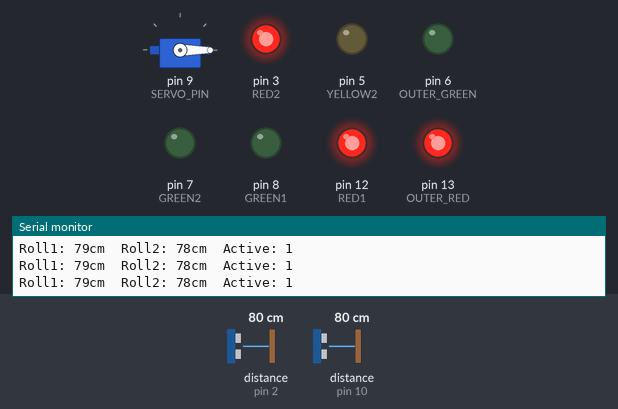
The sketch below on a simulated Arduino Uno, built with avr-gcc and run on an emulated ATmega328P. Shown: servo, output pins drawn as LEDs (lit = HIGH), the last lines printed to the serial monitor. Wiring (inferred from the names in the program): 2 × ultrasonic range finder: trigger pin 4, echo pin 2 / trigger pin 11, echo pin 10. The inputs (shaded band) are chosen by the test bench; at power-on: distance to the obstacle (sensors on pin 2, pin 10) 80 cm. The echo pulse lasts 58.3 µs per cm; pins used as bus, display or sensor lines are not drawn.

Above: at 1.2 s.
1.3 s: distance to the obstacle (sensor on pin 2) set to 37 cm
2.8 s: distance to the obstacle (sensor on pin 2) set to 30 cm
At 3.8 s:
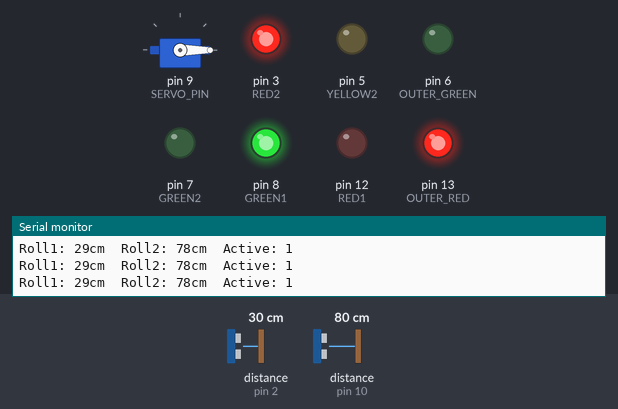
4.4 s: distance to the obstacle (sensor on pin 10) set to 37 cm
5.9 s: distance to the obstacle (sensor on pin 10) set to 29 cm
At 7.2 s:
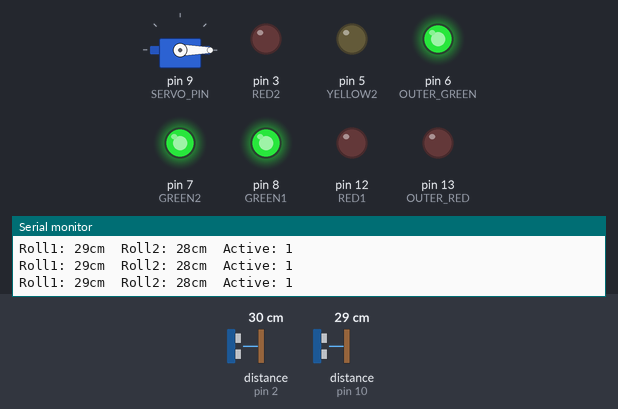
7.5 s: distance to the obstacle (sensor on pin 2) set to 43 cm
9.0 s: distance to the obstacle (sensor on pin 2) set to 49 cm
At 10.2 s:
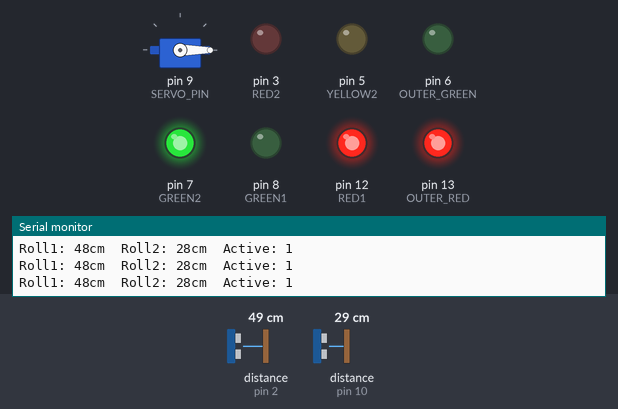
Timing chart, 0 to 11.6 s (numbered marks = the images above; inputs shaded):
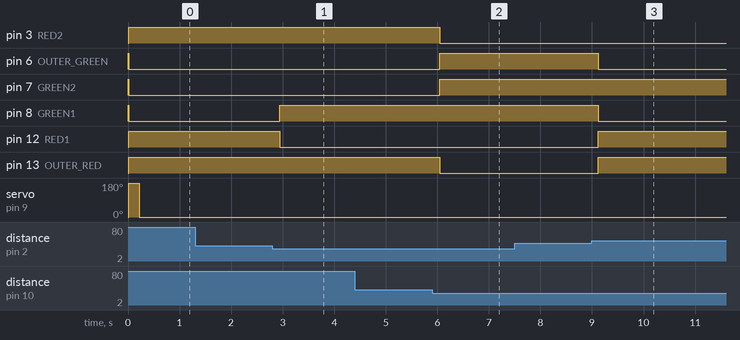

Measured:
- the behaviour switches between 34 and 33 cm on distance to the obstacle (sensor on pin 2) (found by bisection; images 0 and 1)
- the behaviour switches between 34 and 33 cm on distance to the obstacle (sensor on pin 10) (found by bisection; images 1 and 2)
- the behaviour switches between 45 and 46 cm on distance to the obstacle (sensor on pin 2) (found by bisection; images 2 and 3)
- after the input at 2.8 s, pin 8 (GREEN1): LOW → HIGH after 0.14 s; pin 12 (RED1): HIGH → LOW after 0.14 s
- after the input at 5.9 s, pin 3 (RED2), pin 13 (OUTER_RED): HIGH → LOW after 0.14 s; pin 6 (OUTER_GREEN), pin 7 (GREEN2): LOW → HIGH after 0.14 s
- after the input at 9.0 s, pin 6 (OUTER_GREEN), pin 8 (GREEN1): HIGH → LOW after 0.12 s; pin 12 (RED1), pin 13 (OUTER_RED): LOW → HIGH after 0.12 s

The sketch:

InfiniteRollssyntax.ino
```cpp
#include <Servo.h>

// ---------- Pin definitions ----------
// Roll 1
const int TRIG1 = 4;
const int ECHO1 = 2;
const int RED1 = 12;
const int GREEN1 = 8;

// Roll 2
const int TRIG2 = 11;
const int ECHO2 = 10;
const int RED2 = 3;
const int GREEN2 = 7;
const int YELLOW2 = 5;
const int SERVO_PIN = 9;

// Outer door
const int OUTER_RED = 13;
const int OUTER_GREEN = 6;

// ---------- Distance thresholds (cm) ----------
const int FULL_DIST = 30;      // reference: roll is brand new / full
const int RESET_DIST = 32;     // below this we consider "new roll inserted"
const int ROLL1_LOW = 45;      // roll1 green -> red
const int ROLL2_LOW = 45;      // roll2 green -> yellow
const int ROLL2_CRITICAL = 50; // roll2 yellow -> red
const int EMPTY_DIST = 60;     // roll considered fully finished

// ---------- State ----------
enum LedState { GREEN, YELLOW, RED };

LedState led1State = GREEN;
LedState led2State = GREEN;

bool roll1EmptyLatch = false;
bool roll2EmptyLatch = false;

bool servo1Done = false; // has servo already reacted to roll1 finishing?
bool servo2Done = false; // has servo already reacted to roll2 finishing?

int activeRoll = 1; // roll currently being dispensed (1 or 2) - user starts with roll 1

Servo dispenserServo;

// ---------- Setup ----------
void setup() {
  Serial.begin(9600);

  pinMode(TRIG1, OUTPUT);
  pinMode(ECHO1, INPUT);
  pinMode(TRIG2, OUTPUT);
  pinMode(ECHO2, INPUT);

  pinMode(RED1, OUTPUT);
  pinMode(GREEN1, OUTPUT);
  pinMode(RED2, OUTPUT);
  pinMode(GREEN2, OUTPUT);
  pinMode(YELLOW2, OUTPUT);

  pinMode(OUTER_RED, OUTPUT);
  pinMode(OUTER_GREEN, OUTPUT);

  dispenserServo.attach(SERVO_PIN);
  dispenserServo.write(0); // starting position: dispensing roll 1

  // Start state: both rolls assumed full -> both green
  digitalWrite(GREEN1, HIGH);
  digitalWrite(RED1, LOW);
  digitalWrite(GREEN2, HIGH);
  digitalWrite(YELLOW2, LOW);
  digitalWrite(RED2, LOW);
  digitalWrite(OUTER_GREEN, HIGH);
  digitalWrite(OUTER_RED, LOW);
}

// ---------- Helper: read distance from HC-SR04 ----------
long readDistanceCM(int trigPin, int echoPin) {
  digitalWrite(trigPin, LOW);
  delayMicroseconds(2);
  digitalWrite(trigPin, HIGH);
  delayMicroseconds(10);
  digitalWrite(trigPin, LOW);

  long duration = pulseIn(echoPin, HIGH, 30000); // 30ms timeout (~5m range)
  if (duration == 0) {
    return -1; // no echo received, treat as invalid reading
  }
  long distance = duration * 0.034 / 2;
  return distance;
}

// ---------- Main loop ----------
void loop() {
  long distance1 = readDistanceCM(TRIG1, ECHO1);
  long distance2 = readDistanceCM(TRIG2, ECHO2);

  // Ignore invalid/no-echo readings by skipping updates this cycle
  if (distance1 > 0) {
    updateRoll1(distance1);
  }
  if (distance2 > 0) {
    updateRoll2(distance2);
  }

  handleServoSwitching();
  updateOuterLED();

  Serial.print("Roll1: "); Serial.print(distance1); Serial.print("cm  ");
  Serial.print("Roll2: "); Serial.print(distance2); Serial.print("cm  ");
  Serial.print("Active: "); Serial.println(activeRoll);

  delay(200); // sensor poll interval
}

// ---------- Roll 1 logic (Green / Red only) ----------
void updateRoll1(long distance1) {
  // Latch "empty" once it hits the empty distance
  if (distance1 >= EMPTY_DIST) {
    roll1EmptyLatch = true;
  } else if (distance1 <= RESET_DIST) {
    // A fresh roll has been inserted -> clear the latch, allow servo to react again next time
    roll1EmptyLatch = false;
    servo1Done = false;
  }

  if (roll1EmptyLatch || distance1 >= ROLL1_LOW) {
    led1State = RED;
    digitalWrite(GREEN1, LOW);
    digitalWrite(RED1, HIGH);
  } else {
    led1State = GREEN;
    digitalWrite(RED1, LOW);
    digitalWrite(GREEN1, HIGH);
  }
}

// ---------- Roll 2 logic (Green / Yellow / Red) ----------
void updateRoll2(long distance2) {
  if (distance2 >= EMPTY_DIST) {
    roll2EmptyLatch = true;
  } else if (distance2 <= RESET_DIST) {
    roll2EmptyLatch = false;
    servo2Done = false;
  }

  if (roll2EmptyLatch || distance2 >= ROLL2_CRITICAL) {
    led2State = RED;
    digitalWrite(GREEN2, LOW);
    digitalWrite(YELLOW2, LOW);
    digitalWrite(RED2, HIGH);
  } else if (distance2 >= ROLL2_LOW) {
    led2State = YELLOW;
    digitalWrite(GREEN2, LOW);
    digitalWrite(RED2, LOW);
    digitalWrite(YELLOW2, HIGH);
  } else {
    led2State = GREEN;
    digitalWrite(RED2, LOW);
    digitalWrite(YELLOW2, LOW);
    digitalWrite(GREEN2, HIGH);
  }
}

// ---------- Servo switching: only reacts to the ACTIVE roll finishing ----------
void handleServoSwitching() {
  if (activeRoll == 1 && roll1EmptyLatch && !servo1Done) {
    // Roll 1 (in use) just finished -> swing dispenser to roll 2
    dispenserServo.write(270);
    servo1Done = true;
    activeRoll = 2;
  } else if (activeRoll == 2 && roll2EmptyLatch && !servo2Done) {
    // Roll 2 (in use) just finished -> swing dispenser back to roll 1
    dispenserServo.write(0);
    servo2Done = true;
    activeRoll = 1;
  }
  // Note: if the NON-active roll becomes empty/is replenished, nothing
  // happens to the servo - it only moves when the currently active roll
  // (the one actually being used) reaches the empty distance.
}

// ---------- Outer door LED: GREEN only if both rolls are GREEN ----------
void updateOuterLED() {
  if (led1State == GREEN && led2State == GREEN) {
    digitalWrite(OUTER_GREEN, HIGH);
    digitalWrite(OUTER_RED, LOW);
  } else {
    // Covers R+R, R+G, Y+G, R+Y, G+R etc. -> all resolve to RED
    digitalWrite(OUTER_GREEN, LOW);
    digitalWrite(OUTER_RED, HIGH);
  }
}
```
